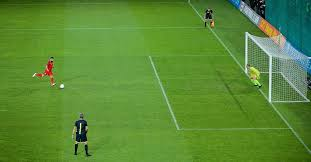
#> input picture Penalty_Kick.jpg, 311 x 162 px
$ python seam_carver.py
#> lines starting #> are read from the running program, lines starting #| are printed output that depends on the picture
### main_class.py
# Lucas McCullum
# Create a Seam Carving Algorithm

import numpy as np
import matplotlib.pyplot as plt
from PIL import Image

class MainClass():

  def __init__(self):
    pass

  def calc_grad_corner(self, val_c, val_x, val_y):
    """
    val_c
    val_x
    val_y
    """
    grad_x = val_c - val_x
    grad_y = val_c - val_y
    return grad_x, grad_y

  def calc_grad_edge_x(self, val_c, val_x1, val_x2, val_y):
    """
    val_c
    val_x1
    val_x2
    val_y
    """
    grad_x = val_x2 - 2*val_c + val_x1
    grad_y = val_c - val_y
    return grad_x, grad_y

  def calc_grad_edge_y(self, val_c, val_x, val_y1, val_y2):
    """
    val_c
    val_x
    val_y1
    val_y2
    """
    grad_x = val_c - val_x
    grad_y = val_y2 - 2*val_c + val_y1
    return grad_x, grad_y

  def calc_grad_center(self, val_c, val_x1, val_x2, val_y1, val_y2):
    """
    val_c
    val_x1
    val_x2
    val_y1
    val_y2
    """
    grad_x = val_x2 - 2*val_c + val_x1
    grad_y = val_y2 - 2*val_c + val_y1
    return grad_x, grad_y

  def import_RGB_vals(self, file_name):
    # Import the image to be analyzed
#> called with file_name = 'Penalty_Kick.jpg'
    img_file = Image.open(file_name)
#> img_file is the input picture: PIL image 311x162 RGB; mean R, G, B 90.1, 137.9, 53.3
    img = img_file.load()

    # Get the image width and height in pixels
    [xs, ys] = img_file.size
#> xs = 311; ys = 162

    return img, xs, ys

  def seperate_RGB(self, img, xs, ys):
    # Initialize an empty array to store the RGB values
    r_vals = [[0] * ys for i in range(xs)]
    g_vals = [[0] * ys for i in range(xs)]
    b_vals = [[0] * ys for i in range(xs)]

    # Examine each pixel in the image file
    for x in range(xs):
      for y in range(ys):
        # Get the RGB values of each pixel
        [r, g, b] = img[x, y]

        # Normalize the pixel color values
        r /= 255.0
        g /= 255.0
        b /= 255.0

        # Store these new normalized values into the initialized arrays
        r_vals[x][y] = r
        g_vals[x][y] = g
        b_vals[x][y] = b

    return r_vals, g_vals, b_vals

  def calc_img_grads(self, p_vals, xs, ys):
    # Initialize an empty array to store the RGB gradient values
    p_grads_x = [[0] * ys for i in range(xs)]
    p_grads_y = [[0] * ys for i in range(xs)]

    # Determine the image gradients for each RGB value
    for x in range(xs):
      for y in range(ys):
        # Refactor this shit
        if ((x == 0) and (y == 0)):
          p_grads_x[x][y], p_grads_y[x][y] = self.calc_grad_corner(p_vals[x][y], p_vals[x+1][y], p_vals[x][y+1])

        elif ((x == 0) and (y == ys-1)):
          p_grads_x[x][y], p_grads_y[x][y] = self.calc_grad_corner(p_vals[x][y], p_vals[x+1][y], p_vals[x][y-1])

        elif ((x == xs-1) and (y == 0)):
          p_grads_x[x][y], p_grads_y[x][y] = self.calc_grad_corner(p_vals[x][y], p_vals[x-1][y], p_vals[x][y+1])

        elif ((x == xs-1) and (y == ys-1)):
          p_grads_x[x][y], p_grads_y[x][y] = self.calc_grad_corner(p_vals[x][y], p_vals[x-1][y], p_vals[x][y-1])

        elif ((x == 0) and (y != 0) and (y != ys-1)):
          p_grads_x[x][y], p_grads_y[x][y] = self.calc_grad_edge_y(p_vals[x][y], p_vals[x+1][y], p_vals[x][y-1], p_vals[x][y+1])

        elif ((x == xs-1) and (y != 0) and (y != ys-1)):
          p_grads_x[x][y], p_grads_y[x][y] = self.calc_grad_edge_y(p_vals[x][y], p_vals[x-1][y], p_vals[x][y-1], p_vals[x][y+1])

        elif ((y == 0) and (x != 0) and (x != xs-1)):
          p_grads_x[x][y], p_grads_y[x][y] = self.calc_grad_edge_x(p_vals[x][y], p_vals[x-1][y], p_vals[x+1][y], p_vals[x][y+1])

        elif ((y == ys-1) and (x != 0) and (x != xs-1)):
          p_grads_x[x][y], p_grads_y[x][y] = self.calc_grad_edge_x(p_vals[x][y], p_vals[x-1][y], p_vals[x+1][y], p_vals[x][y-1])

        else:
          p_grads_x[x][y], p_grads_y[x][y] = self.calc_grad_center(p_vals[x][y], p_vals[x-1][y], p_vals[x+1][y], p_vals[x][y-1], p_vals[x][y+1])

    return p_grads_x, p_grads_y

  def calc_grad_magnitude(self, r_vals, g_vals, b_vals, xs, ys):
    # Normalize all of these values to remove potential sign errors
    # Initialize an empty array to store the RGB gradient values
    norm_grads = [[0] * ys for i in range(xs)]

    # Determine the image gradients for each RGB value
    for x in range(xs):
      for y in range(ys):
        norm_grads[x][y] = r_vals[x][y]**2 + g_vals[x][y]**2 + b_vals[x][y]**2

    return norm_grads

  def calc_energy(self, norm_grads_x, norm_grads_y, xs, ys):
    # Determine the energy of the normalized gradients
    # Initialize an empty array to store the RGB gradient values
    energy_mat = [[0] * ys for i in range(xs)]

    # Determine the energy from the image gradients for each RGB value
    for x in range(xs):
      for y in range(ys):
        energy_mat[x][y] = norm_grads_x[x][y] + norm_grads_y[x][y]

    return energy_mat

### seam_carver.py
# Lucas McCullum
# Create a Seam Carving Algorithm

import numpy as np
import matplotlib.pyplot as plt
from PIL import Image
from main_class import MainClass

from scipy import ndimage

mc = MainClass()
show_plot = False

img, xs, ys = mc.import_RGB_vals('Penalty_Kick.jpg')
#> xs = 311; ys = 162

r_vals, g_vals, b_vals = mc.seperate_RGB(img, xs, ys)
#> in seperate_RGB, `r_vals = [[0] * ys for i in range(xs)]`: r_vals = 311 items
#> r_vals = 311 items; g_vals = 311 items; b_vals = 311 items

r_grads_x, r_grads_y = mc.calc_img_grads(r_vals, xs, ys)
g_grads_x, g_grads_y = mc.calc_img_grads(g_vals, xs, ys)
b_grads_x, b_grads_y = mc.calc_img_grads(b_vals, xs, ys)

norm_grads_x = mc.calc_grad_magnitude(r_grads_x, g_grads_x, b_grads_x, xs, ys)
norm_grads_y = mc.calc_grad_magnitude(r_grads_y, g_grads_y, b_grads_y, xs, ys)

pixel_energies = mc.calc_energy(norm_grads_x, norm_grads_y, xs, ys)
pixel_energies = [*zip(*pixel_energies)]

if (show_plot is True):
  img_file = Image.open('Penalty_Kick.jpg')
  img_file.show()

  plt.figure(1)
  rotated_img = ndimage.rotate(pixel_energies, -90)
  plt.imshow(rotated_img)
  plt.show()

previous_seam_energies_row = list(pixel_energies[0])
coord_list = []

# Skip the first row in the following loop.
for y in range(1, len(pixel_energies)):
    pixel_energies_row = pixel_energies[y]

    seam_energies_row = []
    temp_min = np.inf
    temp_ind = 0
    for x, pixel_energy in enumerate(pixel_energies_row):
        # Determine the range of x values to iterate over in the previous
        # row. The range depends on if the current pixel is in the middle of
        # the image, or on one of the edges.
        x_left = max(x - 1, 0)
        x_right = min(x + 1, len(pixel_energies_row) - 1)
        x_range = range(x_left, x_right + 1)

        for i,x_i in enumerate(x_range):
          temp_val = previous_seam_energies_row[x_i]
          if (temp_val < temp_min):
            temp_min = temp_val
            temp_ind = x_i

        min_seam_energy = pixel_energy + temp_min #min(previous_seam_energies_row[x_i] for x_i in x_range)
        seam_energies_row.append(min_seam_energy)

    coord_list.append(temp_ind)
    previous_seam_energies_row = seam_energies_row

lowest_seam = min(seam_energy for seam_energy in previous_seam_energies_row)

img_file = Image.open('Penalty_Kick.jpg')
img_file.show()

# rotated_img = ndimage.rotate(pixel_energies, -90)
plt.figure(1)
plt.imshow(pixel_energies)

plt.figure(2)
plt.scatter(coord_list,range(161))
plt.show()
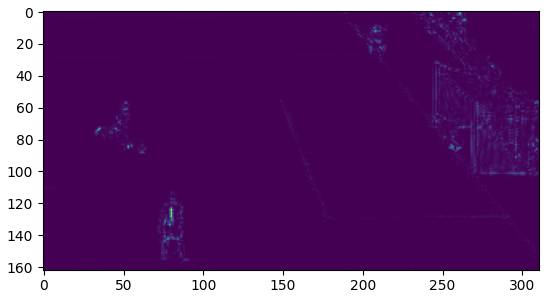
#> figure drawn by matplotlib, 1 panel
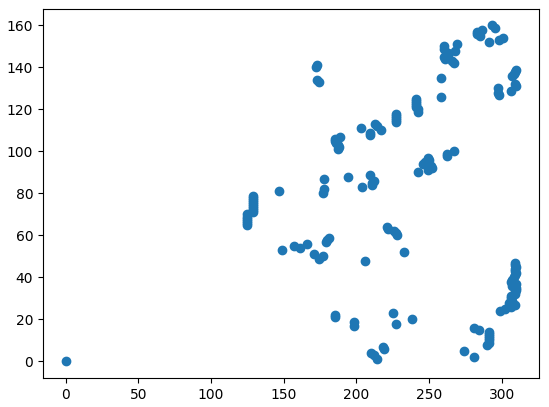
#> figure drawn by matplotlib, 1 panel
